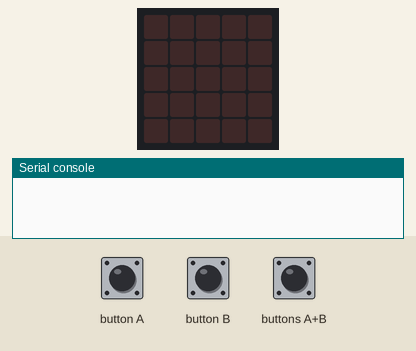
Recording of a program running on a simulated Calliope mini (MakeCode). On the bench: the board's 5×5 LED display, the last lines printed to the serial console. The inputs (shaded band) are chosen by the test bench. No radio messages arrive unless stated (any console line starting 'radio sent:' is added by the test bench).

Above: at 1.2 s.
1.3 s: button A pressed for 0.15 s
At 2.0 s:
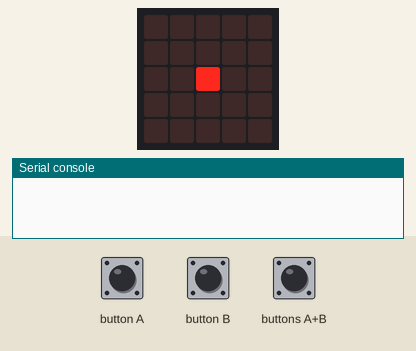
2.9 s: buttons A+B pressed for 0.15 s
At 4.4 s:
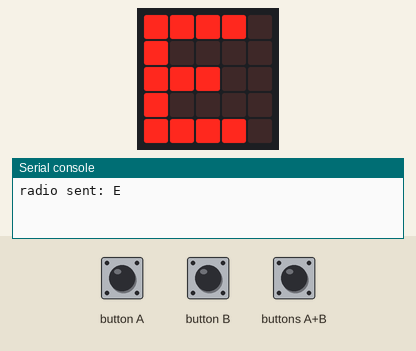
5.3 s: button B pressed for 0.15 s
At 6.2 s:
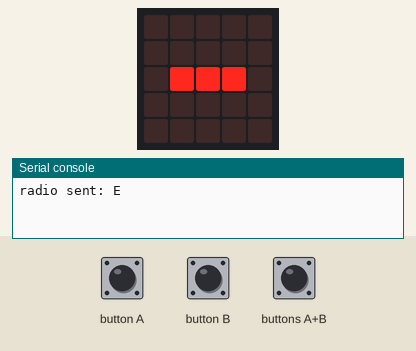
6.9 s: buttons A+B pressed for 1 s
At 9.9 s:
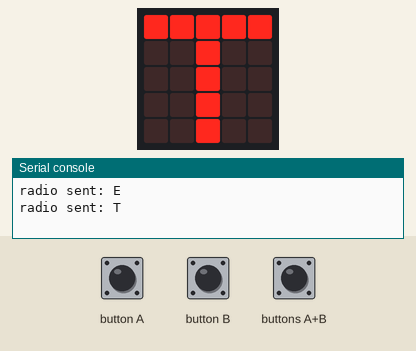
Timing chart, 0 to 11.1 s (numbered marks = the images above; inputs shaded):
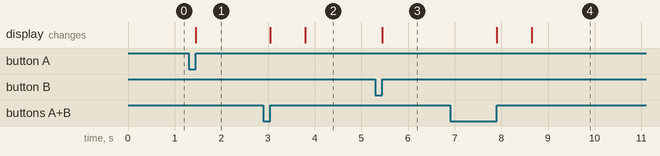

The program:

main.ts
```typescript
input.onButtonPressed(Button.A, function () {
    Morsetabelle.push(1)
    basic.showLeds(`
        . . . . .
        . . . . .
        . . # . .
        . . . . .
        . . . . .
        `)
})
input.onButtonPressed(Button.AB, function () {
    basic.showNumber(Morsetabelle.length)
    if (Morsetabelle.length == 1) {
        if (Morsetabelle.shift() == 1) {
            radio.sendString("E")
            basic.showString("E")
        } else {
            radio.sendString("T")
            basic.showString("T")
        }
    } else if (Morsetabelle.length == 2) {
        if (0 == 3) {

        } else if (0 == 3) {

        } else if (0 == 3) {

        } else if (0 == 3) {

        }
    } else if (Morsetabelle.length == 3) {

    } else if (Morsetabelle.length == 4) {

    }
})
input.onButtonPressed(Button.B, function () {
    Morsetabelle.push(3)
    basic.showLeds(`
        . . . . .
        . . . . .
        . # # # .
        . . . . .
        . . . . .
        `)
})
let Morsetabelle: number[] = []
radio.setGroup(55)
```

test.ts
```typescript
// Hier kann man Tests durchführen; diese Datei wird nicht kompiliert, wenn dieses Paket als Erweiterung verwendet wird.
```

Measured:
- after the input at 1.3 s, the display: changes after 0.15 s (image 1)
- after the input at 2.9 s, the display: first changes after 0.15 s (image 2 shows a later state)
- after the input at 5.3 s, the display: changes after 0.15 s (image 3)
- after the input at 6.9 s, the display: first changes after 1.0 s (image 4 shows a later state)
